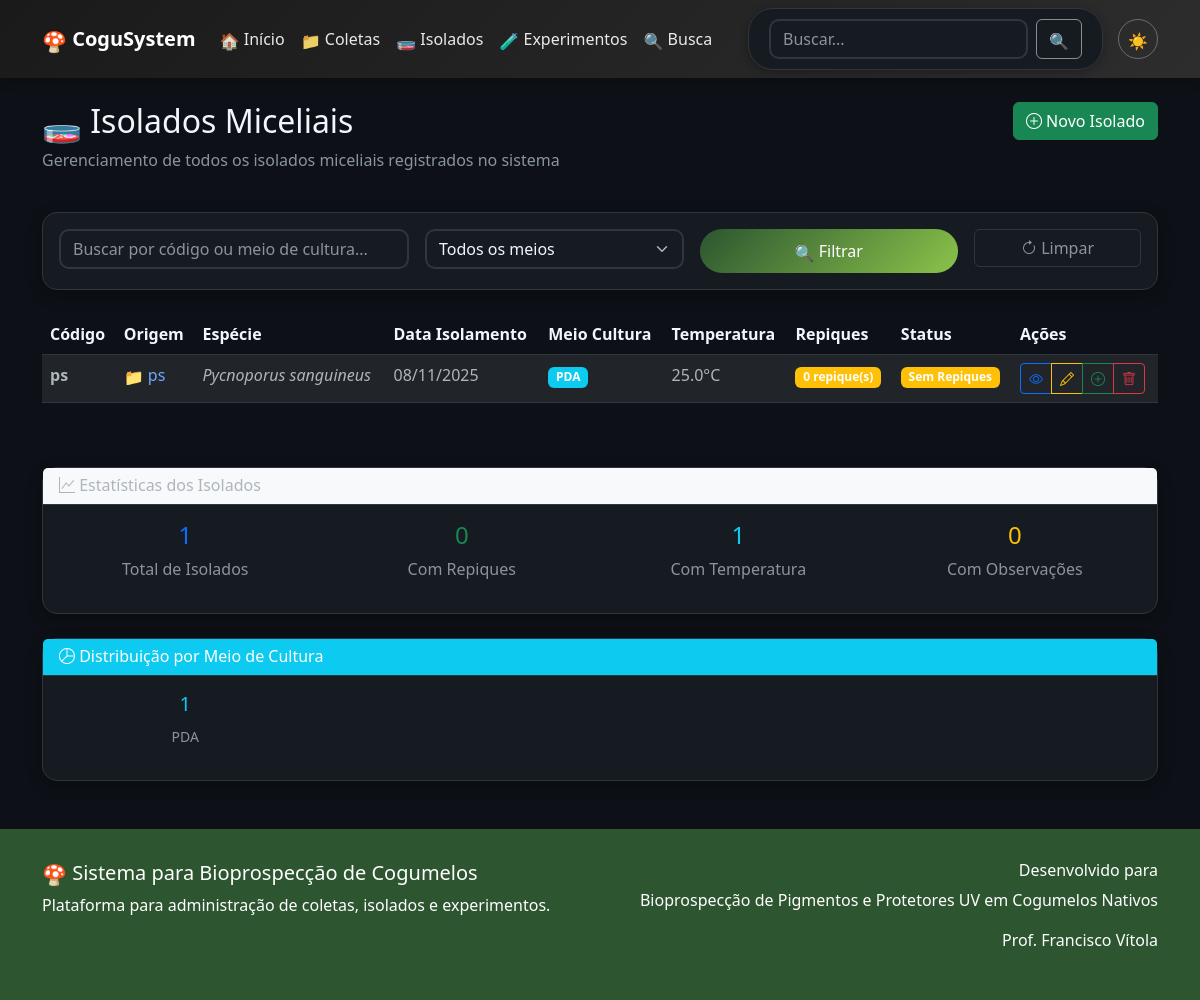
/isolados, run on the app's committed database.
### app.py (models this page shows)
class Isolado(db.Model):
    id = db.Column(db.Integer, primary_key=True)
    codigo = db.Column(db.String(50), unique=True, nullable=False)
    coleta_id = db.Column(db.Integer, db.ForeignKey('coleta.id'), nullable=True)
    origem_tipo = db.Column(db.String(20), nullable=False, default='coleta')
    origem_instituicao = db.Column(db.String(255))
    especie_nome_cientifico = db.Column(db.String(200))
    data_isolamento = db.Column(db.Date, nullable=False)
    meio_cultura = db.Column(db.String(100))
    temperatura_incubacao = db.Column(db.Float)
    observacoes = db.Column(db.Text)
    data_cadastro = db.Column(db.DateTime, default=datetime.utcnow)
    repiques = db.relationship('Repique', backref='isolado', lazy=True, cascade='all, delete-orphan')
    experimentos = db.relationship('Experimento', backref='isolado', lazy=True, cascade='all, delete-orphan')
    imagens = db.relationship('ImagemIsolado', back_populates='isolado', lazy=True, cascade='all, delete-orphan')

class Coleta(db.Model):
    id = db.Column(db.Integer, primary_key=True)
    codigo = db.Column(db.String(50), unique=True, nullable=False)
    nome_cientifico = db.Column(db.String(200))
    nome_popular = db.Column(db.String(200))
    data_coleta = db.Column(db.Date, nullable=False)
    local_coleta = db.Column(db.String(500))
    coordenadas = db.Column(db.String(100))
    substrato = db.Column(db.String(200))
    coletor = db.Column(db.String(200))
    observacoes = db.Column(db.Text)
    data_cadastro = db.Column(db.DateTime, default=datetime.utcnow)
    isolados = db.relationship('Isolado', backref='coleta', lazy=True, cascade='all, delete-orphan')
    experimentos = db.relationship('Experimento', backref='coleta', lazy=True, cascade='all, delete-orphan')
    imagens = db.relationship('ImagemColeta', back_populates='coleta', lazy=True, cascade='all, delete-orphan')

### app.py (the view)
@app.route('/isolados')
def isolados():
    page = request.args.get('page', 1, type=int)
    isolados = Isolado.query.order_by(Isolado.data_cadastro.desc()).paginate(
        page=page, per_page=20, error_out=False)
    return render_template('isolados.html', isolados=isolados)

### templates/isolados.html (shortened to what this page needs)
{% extends "base.html" %}
{% block content %}
<div class="row mb-4">
    <div class="col-md-8">
        <h2><i class="bi bi-petri-dish"></i> Isolados Miceliais</h2>
        <p class="text-muted">Gerenciamento de todos os isolados miceliais registrados no sistema</p>
    </div>
    <div class="col-md-4 text-end">
        <a href="{{ url_for('novo_isolado') }}" class="btn btn-success">
            <i class="bi bi-plus-circle"></i> Novo Isolado
        </a>
    </div>
</div>
<div class="row mb-4">
    <div class="col-12">
        <div class="card">
            <div class="card-body">
                <form method="GET" action="{{ url_for('isolados') }}" class="row g-3">
                    <div class="col-md-4">
                        <input type="text" class="form-control" name="search" placeholder="Buscar por código ou meio de cultura..." value="{{ request.args.get('search', '') }}">
                    </div>
                    <div class="col-md-3">
                        <select class="form-select" name="meio_cultura">
                            <option value="">Todos os meios</option>
                        </select>
                    </div>
                    <div class="col-md-3">
                        <button type="submit" class="btn btn-primary w-100">
                            <i class="bi bi-search"></i> Filtrar
                        </button>
                    </div>
                    <div class="col-md-2">
                        <a href="{{ url_for('isolados') }}" class="btn btn-outline-secondary w-100">
                            <i class="bi bi-arrow-clockwise"></i> Limpar
                        </a>
                    </div>
                </form>
            </div>
        </div>
    </div>
</div>
<div class="row">
    <div class="col-12">
        {% if isolados.items %}
            <div class="table-responsive">
                <table class="table table-hover">
                    <thead class="table-dark">
                        <tr>
                            <th>Código</th>
                            <th>Origem</th>
                            <th>Espécie</th>
                            <th>Data Isolamento</th>
                            <th>Meio Cultura</th>
                            <th>Temperatura</th>
                            <th>Repiques</th>
                            <th>Status</th>
                            <th>Ações</th>
                        </tr>
                    </thead>
                    <tbody>
                        {% for isolado in isolados.items %}
                        <tr>
                            <td>
                                <strong>{{ isolado.codigo }}</strong>
                            </td>
                            <td>
                                {% set origem_tipo = isolado.origem_tipo or 'coleta' %}
                                {% if origem_tipo == 'coleta' %}
                                    {% if isolado.coleta %}
                                        <a href="{{ url_for('coleta_detalhe', id=isolado.coleta.id) }}"
                                           class="text-decoration-none">
                                            <i class="bi bi-collection"></i> {{ isolado.coleta.codigo }}
                                        </a>
                                    {% else %}
                                        <span class="text-muted">Coleta não informada</span>
                                    {% endif %}
                                {% elif origem_tipo == 'adquirida' %}
                                    <span class="badge bg-info text-dark">Adquirido</span>
                                    {% if isolado.origem_instituicao %}
                                        <div class="small mt-1"><i class="bi bi-building"></i> {{ isolado.origem_instituicao }}</div>
                                    {% endif %}
                                {% elif origem_tipo == 'doada' %}
                                    <span class="badge bg-warning text-dark">Doado</span>
                                    {% if isolado.origem_instituicao %}
                                        <div class="small mt-1"><i class="bi bi-building"></i> {{ isolado.origem_instituicao }}</div>
                                    {% endif %}
                                {% else %}
                                    <span class="text-muted">Origem não informada</span>
                                {% endif %}
                            </td>
                            <td>
                                {% if isolado.especie_nome_cientifico %}
                                    <em>{{ isolado.especie_nome_cientifico }}</em>
                                {% else %}
                                    <span class="text-muted">Não informado</span>
                                {% endif %}
                            </td>
                            <td>{{ isolado.data_isolamento.strftime('%d/%m/%Y') }}</td>
                            <td>
                                <span class="badge bg-info">{{ isolado.meio_cultura }}</span>
                            </td>
                            <td>
                                {% if isolado.temperatura_incubacao %}
                                    {{ isolado.temperatura_incubacao }}°C
                                {% else %}
                                    <span class="text-muted">N/A</span>
                                {% endif %}
                            </td>
                            <td>
                                <span class="badge bg-{{ 'success' if isolado.repiques else 'warning' }}">
                                    {{ isolado.repiques|length }} repique(s)
                                </span>
                            </td>
                            <td>
                                {% if isolado.repiques %}
                                    <span class="badge bg-success">Ativo</span>
                                {% else %}
                                    <span class="badge bg-warning">Sem Repiques</span>
                                {% endif %}
                            </td>
                            <td>
                                <div class="btn-group" role="group">
                                    <a href="{{ url_for('isolado_detalhe', id=isolado.id) }}"
                                       class="btn btn-sm btn-outline-primary" title="Ver Detalhes">
                                        <i class="bi bi-eye"></i>
                                    </a>
                                    <a href="{{ url_for('editar_isolado', id=isolado.id) }}"
                                       class="btn btn-sm btn-outline-warning" title="Editar Isolado">
                                        <i class="bi bi-pencil"></i>
                                    </a>
                                    <a href="{{ url_for('novo_repique', isolado_id=isolado.id) }}"
                                       class="btn btn-sm btn-outline-success" title="Novo Repique">
                                        <i class="bi bi-plus-circle"></i>
                                    </a>
                                    <button type="button" class="btn btn-sm btn-outline-danger delete-isolado-btn"
                                            data-isolado-id="{{ isolado.id }}"
                                            data-isolado-codigo="{{ isolado.codigo }}"
                                            data-repiques-count="{{ isolado.repiques|length }}"
                                            data-experimentos-count="{{ isolado.experimentos|length }}"
                                            title="Excluir Isolado">
                                        <i class="bi bi-trash"></i>
                                    </button>
                                </div>
                            </td>
                        </tr>
                        {% endfor %}
                    </tbody>
                </table>
            </div>
        {% endif %}
    </div>
</div>
<div class="row mt-5">
    <div class="col-12">
        <div class="card">
            <div class="card-header bg-light">
                <h6 class="mb-0"><i class="bi bi-graph-up"></i> Estatísticas dos Isolados</h6>
            </div>
            <div class="card-body">
                <div class="row text-center">
                    <div class="col-md-3">
                        <h4 class="text-primary">{{ isolados.total }}</h4>
                        <p class="text-muted">Total de Isolados</p>
                    </div>
                    <div class="col-md-3">
                        <h4 class="text-success">{{ isolados.items|selectattr('repiques')|list|length }}</h4>
                        <p class="text-muted">Com Repiques</p>
                    </div>
                    <div class="col-md-3">
                        <h4 class="text-info">{{ isolados.items|selectattr('temperatura_incubacao')|list|length }}</h4>
                        <p class="text-muted">Com Temperatura</p>
                    </div>
                    <div class="col-md-3">
                        <h4 class="text-warning">{{ isolados.items|selectattr('observacoes')|list|length }}</h4>
                        <p class="text-muted">Com Observações</p>
                    </div>
                </div>
            </div>
        </div>
    </div>
</div>
<div class="row mt-4">
    <div class="col-12">
        <div class="card">
            <div class="card-header bg-info text-white">
                <h6 class="mb-0"><i class="bi bi-pie-chart"></i> Distribuição por Meio de Cultura</h6>
            </div>
            <div class="card-body">
                <div class="row">
                    {% set meios = {} %}
                    {% for isolado in isolados.items %}
                        {% if isolado.meio_cultura %}
                            {% if isolado.meio_cultura not in meios %}
                                {% set _ = meios.update({isolado.meio_cultura: 0}) %}
                            {% endif %}
                            {% set _ = meios.update({isolado.meio_cultura: meios[isolado.meio_cultura] + 1}) %}
                        {% endif %}
                    {% endfor %}
                    {% for meio, count in meios.items() %}
                    <div class="col-md-3 mb-3">
                        <div class="text-center">
                            <h5 class="text-info">{{ count }}</h5>
                            <small class="text-muted">{{ meio }}</small>
                        </div>
                    </div>
                    {% endfor %}
                </div>
            </div>
        </div>
    </div>
</div>
{% endblock %}

### templates/base.html (style rules this page uses)
:root { --primary-color: #2c5530; --secondary-color: #8bc34a; --accent-color: #ff9800; --bg-primary: #f8f9fa; --bg-secondary: #ffffff; --text-primary: #212529; --text-secondary: #6c757d; --border-color: #e9ecef; --card-shadow: rgba(0,0,0,0.08); --navbar-bg: linear-gradient(135deg, var(--primary-color), var(--secondary-color)); }
[data-bs-theme="dark"] { --bg-primary: #0d1117; --bg-secondary: #161b22; --text-primary: #f0f6fc; --text-secondary: #8b949e; --border-color: #30363d; --card-shadow: rgba(0,0,0,0.3); --navbar-bg: linear-gradient(135deg, #1a1a1a, #2d2d2d); }
body { background-color: var(--bg-primary); color: var(--text-primary); font-family: 'Segoe UI', Tahoma, Geneva, Verdana, sans-serif; transition: background-color 0.3s ease, color 0.3s ease; }
.card { background-color: var(--bg-secondary); border: 1px solid var(--border-color); border-radius: 15px; box-shadow: 0 5px 15px var(--card-shadow); transition: transform 0.3s ease, box-shadow 0.3s ease; }
.card-header { background-color: var(--bg-secondary); border-bottom: 1px solid var(--border-color); }
.btn-primary { background: linear-gradient(135deg, var(--primary-color), var(--secondary-color)); border: none; border-radius: 25px; padding: 10px 25px; transition: all 0.3s ease; }
.form-control, .form-select { background-color: var(--bg-secondary); color: var(--text-primary); border: 2px solid var(--border-color); border-radius: 10px; transition: all 0.3s ease; }
.form-control::placeholder { color: var(--text-secondary); }
.table { background-color: var(--bg-secondary); color: var(--text-primary); }
.table th { background-color: var(--bg-primary); border-color: var(--border-color); color: var(--text-primary); }
.table td { border-color: var(--border-color); }
.text-muted { color: var(--text-secondary) !important; }
.btn-outline-secondary { color: var(--text-secondary); border-color: var(--border-color); }
.bi { display: inline-block; font-style: normal; font-variant: normal; text-rendering: auto; line-height: 1; }
.bi-petri-dish::before { content: "🧫"; }
.bi-collection::before { content: "📁"; }
.bi-search::before { content: "🔍"; }

### data on the page
Isolado: codigo "ps", coleta.codigo "ps", especie_nome_cientifico "Pycnoporus sanguineus", data_isolamento "08/11/2025", meio_cultura "PDA", temperatura_incubacao "25.0", repiques|length "0", count "1"

### other printed values
{{ isolados.total }} "1"
{{ isolados.items|selectattr('repiques')|list|length }} "0"
{{ isolados.items|selectattr('temperatura_incubacao')|list|length }} "1"
{{ isolados.items|selectattr('observacoes')|list|length }} "0"
